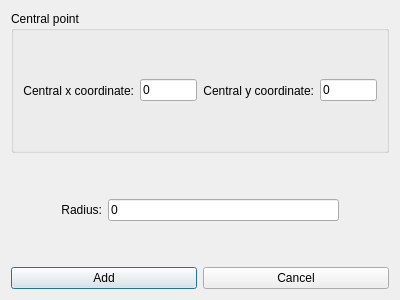
<?xml version="1.0" encoding="UTF-8"?>
<ui version="4.0">
 <class>Dialog_AddNewCircle</class>
 <widget class="QDialog" name="Dialog_AddNewCircle">
  <property name="geometry">
   <rect>
    <x>0</x>
    <y>0</y>
    <width>400</width>
    <height>300</height>
   </rect>
  </property>
  <property name="windowTitle">
   <string>Add new Circle</string>
  </property>
  <layout class="QGridLayout" name="gridLayout">
   <item row="0" column="0" colspan="2">
    <widget class="QGroupBox" name="groupBox_Point">
     <property name="title">
      <string>Central point</string>
     </property>
     <layout class="QHBoxLayout" name="horizontalLayout_4">
      <item>
       <layout class="QHBoxLayout" name="horizontalLayout">
        <item>
         <widget class="QLabel" name="label_x">
          <property name="text">
           <string>Central x coordinate:</string>
          </property>
          <property name="alignment">
           <set>Qt::AlignRight|Qt::AlignTrailing|Qt::AlignVCenter</set>
          </property>
         </widget>
        </item>
        <item>
         <widget class="QLineEdit" name="lineEdit_x">
          <property name="text">
           <string>0</string>
          </property>
         </widget>
        </item>
       </layout>
      </item>
      <item>
       <layout class="QHBoxLayout" name="horizontalLayout_2">
        <item>
         <widget class="QLabel" name="label_y">
          <property name="text">
           <string>Central y coordinate:</string>
          </property>
          <property name="alignment">
           <set>Qt::AlignRight|Qt::AlignTrailing|Qt::AlignVCenter</set>
          </property>
         </widget>
        </item>
        <item>
         <widget class="QLineEdit" name="lineEdit_y">
          <property name="text">
           <string>0</string>
          </property>
         </widget>
        </item>
       </layout>
      </item>
     </layout>
    </widget>
   </item>
   <item row="4" column="0">
    <widget class="QPushButton" name="btn_Add">
     <property name="text">
      <string>Add</string>
     </property>
    </widget>
   </item>
   <item row="2" column="0" colspan="2">
    <layout class="QHBoxLayout" name="horizontalLayout_3">
     <item>
      <spacer name="horizontalSpacer_2">
       <property name="orientation">
        <enum>Qt::Horizontal</enum>
       </property>
       <property name="sizeType">
        <enum>QSizePolicy::Fixed</enum>
       </property>
       <property name="sizeHint" stdset="0">
        <size>
         <width>50</width>
         <height>20</height>
        </size>
       </property>
      </spacer>
     </item>
     <item>
      <widget class="QLabel" name="label_radius">
       <property name="text">
        <string>Radius:</string>
       </property>
       <property name="alignment">
        <set>Qt::AlignRight|Qt::AlignTrailing|Qt::AlignVCenter</set>
       </property>
      </widget>
     </item>
     <item>
      <widget class="QLineEdit" name="lineEdit_radius">
       <property name="sizePolicy">
        <sizepolicy hsizetype="MinimumExpanding" vsizetype="Fixed">
         <horstretch>0</horstretch>
         <verstretch>0</verstretch>
        </sizepolicy>
       </property>
       <property name="text">
        <string>0</string>
       </property>
       <property name="alignment">
        <set>Qt::AlignLeading|Qt::AlignLeft|Qt::AlignVCenter</set>
       </property>
      </widget>
     </item>
     <item>
      <spacer name="horizontalSpacer">
       <property name="orientation">
        <enum>Qt::Horizontal</enum>
       </property>
       <property name="sizeType">
        <enum>QSizePolicy::Fixed</enum>
       </property>
       <property name="sizeHint" stdset="0">
        <size>
         <width>50</width>
         <height>20</height>
        </size>
       </property>
      </spacer>
     </item>
    </layout>
   </item>
   <item row="1" column="0" colspan="2">
    <spacer name="verticalSpacer">
     <property name="orientation">
      <enum>Qt::Vertical</enum>
     </property>
     <property name="sizeType">
      <enum>QSizePolicy::Fixed</enum>
     </property>
     <property name="sizeHint" stdset="0">
      <size>
       <width>20</width>
       <height>40</height>
      </size>
     </property>
    </spacer>
   </item>
   <item row="4" column="1">
    <widget class="QPushButton" name="btn_cancel">
     <property name="text">
      <string>Cancel</string>
     </property>
    </widget>
   </item>
   <item row="3" column="0" colspan="2">
    <spacer name="verticalSpacer_2">
     <property name="orientation">
      <enum>Qt::Vertical</enum>
     </property>
     <property name="sizeType">
      <enum>QSizePolicy::Fixed</enum>
     </property>
     <property name="sizeHint" stdset="0">
      <size>
       <width>20</width>
       <height>40</height>
      </size>
     </property>
    </spacer>
   </item>
  </layout>
 </widget>
 <resources/>
 <connections>
  <connection>
   <sender>btn_cancel</sender>
   <signal>clicked()</signal>
   <receiver>Dialog_AddNewCircle</receiver>
   <slot>close()</slot>
   <hints>
    <hint type="sourcelabel">
     <x>265</x>
     <y>283</y>
    </hint>
    <hint type="destinationlabel">
     <x>226</x>
     <y>262</y>
    </hint>
   </hints>
  </connection>
 </connections>
</ui>
